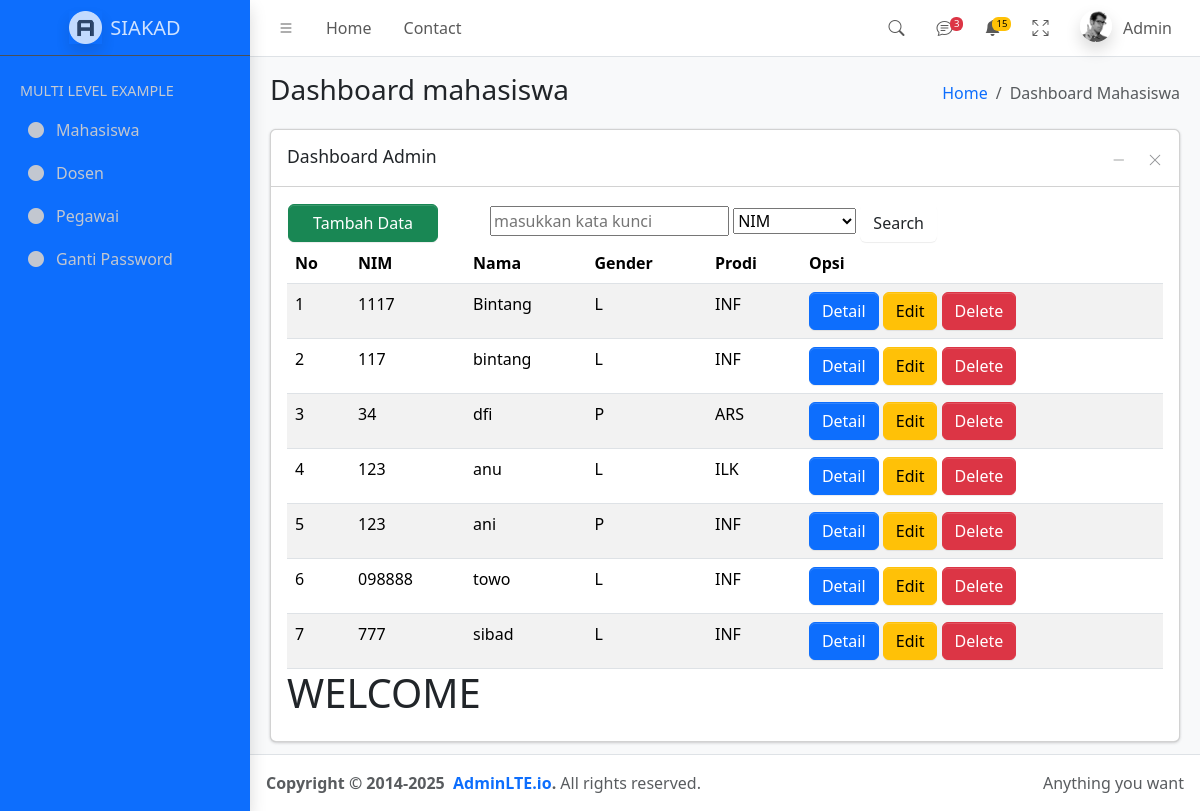
Screenshot of /admin/?p=mahasiswa (signed in) with the database file from the repository.
### tables this page shows
CREATE TABLE `mhs` (
  `id` int NOT NULL,
  `nim` varchar(12) NOT NULL,
  `nama` varchar(50) NOT NULL,
  `gender` enum('P','L') NOT NULL,
  `alamat` text NOT NULL,
  `prodi` int NOT NULL,
  `waktu` datetime NOT NULL
);

### admin/mahasiswa.php (the view, shortened to what this page needs)
<?php
require_once "../config.php";
$keyword=$_POST['keyword'];
$category=$_POST['category'];
if($_POST['cari']){
  if($category=="prodi"){
    if($keyword=="INF"){
      $keyword=1;
    }elseif($keyword=="ARS"){
      $keyword=2;
    }elseif($keyword=="ILK"){
      $keyword=3;
    }
    $sql="select * from mhs where $category like '%$prodi%'";
  }else{
    $sql="select * from mhs where $category like '%$keyword%'";
  }
}else{
  $sql="select * from mhs";
}
$data=$db->query($sql);
?>
<main class="app-main">
        <div class="app-content-header">
          <div class="container-fluid">
            <div class="row">
              <div class="col-sm-6"><h3 class="mb-0">Dashboard mahasiswa</h3></div>
              <div class="col-sm-6">
                <ol class="breadcrumb float-sm-end">
                  <li class="breadcrumb-item"><a href="#">Home</a></li>
                  <li class="breadcrumb-item active" aria-current="page">Dashboard Mahasiswa</li>
                </ol>
              </div>
            </div>
          </div>
        </div>
        <div class="app-content">
          <div class="container-fluid">
            <div class="row">
              <div class="col-12">
                <div class="card">
                  <div class="card-header">
                    <h3 class="card-title">Dashboard Admin</h3>
                    <div class="card-tools">
                      <button type="button" class="btn btn-tool" data-lte-toggle="card-collapse">
                        <i data-lte-icon="collapse" class="bi bi-dash-lg"></i>
                      </button>
                      <button
                        type="button"
                        class="btn btn-tool"
                        data-lte-toggle="card-remove"
                        title="Remove"
                      >
                        <i class="bi bi-x-lg"></i>
                      </button>
                    </div>
                  </div>
                  <div class="card-body">
<table>
  <tr><td>
    <a href="?p=tambah-mahasiswa" class="btn btn-success" style="width: 150px;">Tambah Data</a>
  </td><td width="50"></td><td>
  <form method="post" action="#">
    <input type='text' name='keyword' placeholder='masukkan kata kunci' value='<?= $keyword?>'>
    <select name="category">
      <option value="nim" <?php if($category=="nim") echo"selected";?>>NIM</option>
    </select>
    <input type='submit' name='cari' value='Search' class='btn btn-default'>
  </form>
  </td></tr>
</table>
                    <table class="table table-striped table-hover">
                      <thead>
                        <tr><th>No</th><th>NIM</th><th>Nama</th><th>Gender</th><th>Prodi</th><th>Opsi</th></tr>
                      </thead>
                      <tbody>
                        <?php
                        foreach ($data as $d) {
                          $no++;
                          if ($d ['prodi']==1){
                            $prodi = "INF";
                        }elseif ($d ['prodi']==2){
                          $prodi = "ARS";
                        }elseif ($d ['prodi']==3){
                          $prodi = "ILK";
                        }else{
                          $prodi = "Tidak diketahui";
                        }
                        echo"<tr><td>$no</td><td>$d[nim]</td><td>$d[nama]</td><td>$d[gender]</td><td>$prodi</td>
                        <td>
                        <a href='./?p=detail-mhs&id=$d[id]' class='btn btn-x5 btn-primary'>Detail</a>
                        <a href='./?p=edit-mhs&id=$d[id]' class='btn btn-x5 btn-warning'>Edit</a>
                        <a href='./?p=hapus-mhs&id=$d[id]' class='btn btn-x5 btn-danger'>Delete</a>
                        </td>
                        </tr>";
                      }
                        ?>
                      </tbody>
                    </table>
                    <div class="row">
                      <div class="col-md-3">
                        <h1>WELCOME</h1>
                      </div>
                    </div>
                  </div>
                </div>
              </div>
            </div>
          </div>
        </div>
      </main>

### admin/index.php (shortened to what this page needs)
<!doctype html>
<html lang="en">
  <head>
    <link
      rel="stylesheet"
      href="https://cdn.jsdelivr.net/npm/@fontsource/source-sans-3@5.0.12/index.css"
      media="print"
      onload="this.media='all'"
    />
    <link
      rel="stylesheet"
      href="https://cdn.jsdelivr.net/npm/overlayscrollbars@2.11.0/styles/overlayscrollbars.min.css"
    />
    <link
      rel="stylesheet"
      href="https://cdn.jsdelivr.net/npm/bootstrap-icons@1.13.1/font/bootstrap-icons.min.css"
    />
    <link rel="stylesheet" href="../assets/css/adminlte.css" />
  </head>
  <body class="sidebar-expand-lg sidebar-open bg-body-tertiary">
    <div class="app-wrapper">
      <nav class="app-header navbar navbar-expand bg-body">
        <div class="container-fluid">
          <ul class="navbar-nav">
            <li class="nav-item">
              <a class="nav-link" data-lte-toggle="sidebar" href="#" role="button">
                <i class="bi bi-list"></i>
              </a>
            </li>
            <li class="nav-item d-none d-md-block"><a href="#" class="nav-link">Home</a></li>
            <li class="nav-item d-none d-md-block"><a href="#" class="nav-link">Contact</a></li>
          </ul>
          <ul class="navbar-nav ms-auto">
            <li class="nav-item">
              <a class="nav-link" data-widget="navbar-search" href="#" role="button">
                <i class="bi bi-search"></i>
              </a>
            </li>
            <li class="nav-item dropdown">
              <a class="nav-link" data-bs-toggle="dropdown" href="#">
                <i class="bi bi-chat-text"></i>
                <span class="navbar-badge badge text-bg-danger">3</span>
              </a>
            </li>
            <li class="nav-item dropdown">
              <a class="nav-link" data-bs-toggle="dropdown" href="#">
                <span class="navbar-badge badge text-bg-warning">15</span>
              </a>
            </li>
            <li class="nav-item">
              <a class="nav-link" href="#" data-lte-toggle="fullscreen">
                <i data-lte-icon="maximize" class="bi bi-arrows-fullscreen"></i>
              </a>
            </li>
            <li class="nav-item dropdown user-menu">
              <a href="#" class="nav-link dropdown-toggle" data-bs-toggle="dropdown">
                <img
                  src="../assets/img/user2-160x160.jpg"
                  class="user-image rounded-circle shadow"
                  alt="User Image"
                />
                <span class="d-none d-md-inline">Admin</span>
              </a>
            </li>
          </ul>
        </div>
      </nav>
      <aside class="app-sidebar bg-primary shadow" data-bs-theme="dark">
        <div class="sidebar-brand">
          <a href="../index.html" class="brand-link">
            <img
              src="../assets/img/AdminLTELogo.png"
              alt="AdminLTE Logo"
              class="brand-image opacity-75 shadow"
            />
            <span class="brand-text fw-light">SIAKAD</span>
          </a>
        </div>
        <div class="sidebar-wrapper">
          <nav class="mt-2">
            <ul class="nav sidebar-menu flex-column" data-lte-toggle="treeview" role="menu" data-accordion="false">
              <li class="nav-header">MULTI LEVEL EXAMPLE</li>
                <li class="nav-item">
                  <a href="./?p=mahasiswa" class="nav-link">
                    <i class="nav-icon bi bi-circle-fill"></i>
                    <p>Mahasiswa</p>
                    </a>
                </li>
               <li class="nav-item">
                  <a href="./?p=dosen" class="nav-link">
                    <i class="nav-icon bi bi-circle-fill"></i>
                    <p>Dosen</p>
                  </a>
               </li>
              <li class="nav-item">
                <a href="./?p=pegawai" class="nav-link">
                  <i class="nav-icon bi bi-circle-fill"></i>
                 <p>Pegawai</p>
                </a>
              </li>
            <li class="nav-item">
              <a href="./?p=gantipw" class="nav-link">
               <i class="nav-icon bi bi-circle-fill"></i>
              <p>Ganti Password</p>
              </a>
            </li>
          </ul>
        </nav>
      </div>
      </aside>
      <?php require_once './route.php'; ?>
      <footer class="app-footer">
        <div class="float-end d-none d-sm-inline">Anything you want</div>
        <strong>
          Copyright &copy; 2014-2025&nbsp;
          <a href="https://adminlte.io" class="text-decoration-none">AdminLTE.io</a>.
        </strong>
        All rights reserved.
      </footer>
    </div>
  </body>
</html>

### admin/route.php (shortened to what this page needs)
<?php
$p=$_GET['p'];
switch($p){
    case 'mahasiswa':
        require_once 'mahasiswa.php';
        break;
}
?>

### rows the page displays
mhs: nim "1117", nama "Bintang", gender "L", prodi "INF"
mhs: nim "117", nama "bintang", gender "L", prodi "INF"
mhs: nim "34", nama "dfi", gender "P", prodi "ARS"
mhs: nim "123", nama "anu", gender "L", prodi "ILK"
mhs: nim "123", nama "ani", gender "P", prodi "INF"
mhs: nim "098888", nama "towo", gender "L", prodi "INF"
mhs: nim "777", nama "sibad", gender "L", prodi "INF"
